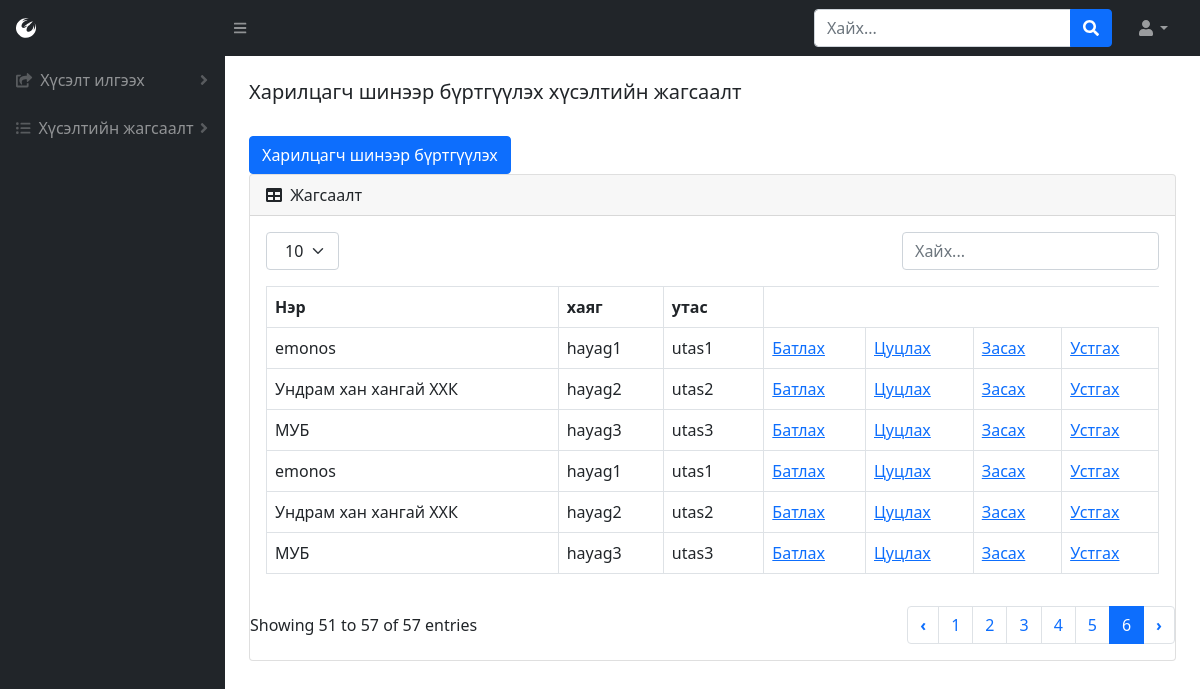
/company-list (signed in), run on an earlier commit of the app's database.
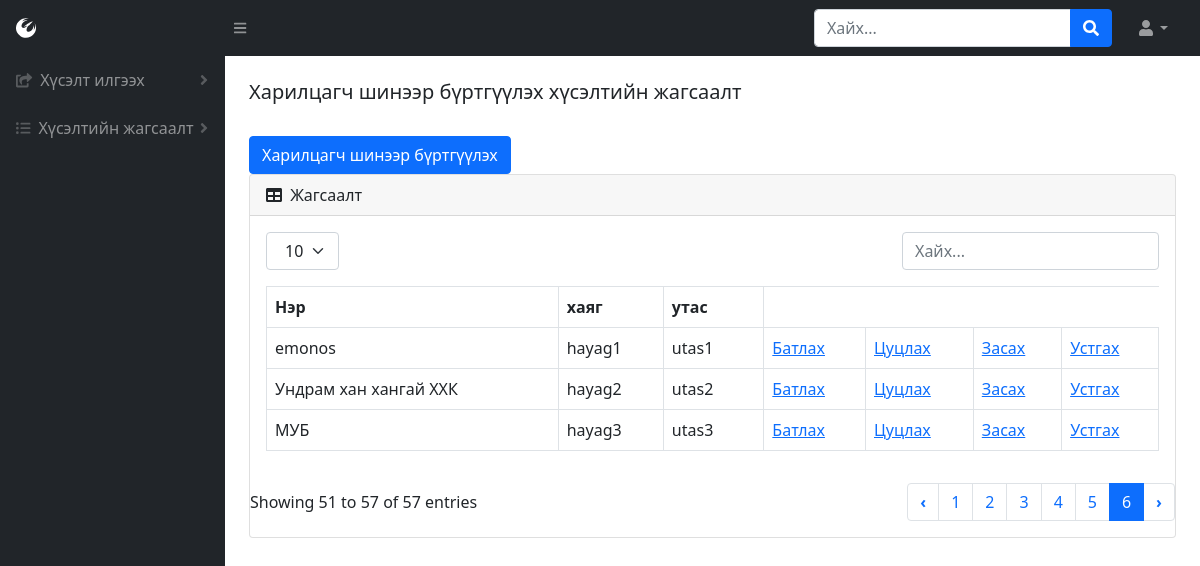
And on a later commit of the database.
### BMweb/models.py (models this page shows, shortened)
class Company(models.Model):
    comName = models.CharField(max_length=300, verbose_name=_("Компаний нэр"))
    hayag = models.CharField(max_length=1000, verbose_name=_("Компаний хаяг"))
    phone = models.CharField(max_length=30, verbose_name=_("Компаний утас"))
    class Meta:
        verbose_name = _("Компани")
        verbose_name_plural = _("Компани")

### BMweb/views.py (the view)
# urls.py: path('company-list',views.companyList,name='company-list'),
def companyList(request):
    if 'user_id' in request.session:
        p = Company.objects.all()
        h = Hereglegch.objects.get(pk=request.session['user_id'])
        return render(request,'companyList.html', {'user': h, 'companyList': p })
    else:
        return redirect('/login')

### BMweb/templates/companyList.html (shortened to what this page needs)
{% load static %}
<!DOCTYPE html>
<html lang="en">
    <head>
        <link href="https://cdn.jsdelivr.net/npm/simple-datatables@latest/dist/style.css" rel="stylesheet" />
        <link href="css/styles.css" rel="stylesheet" />
        <link href="{% static 'css/styles.css' %}" rel="stylesheet"/>
    </head>
    <body class="sb-nav-fixed">
        {% include "topNav.html" %}
        <div id="layoutSidenav">
            {% include "leftNav.html" %}
            <div id="layoutSidenav_content">
                {%  include "comList.html" %}
            </div>
        </div>
    </body>
</html>

### BMweb/templates/comList.html (shortened to what this page needs)
<main>
    <div class="container-fluid px-4">
        <h5 class="mt-4">Харилцагч шинээр бүртгүүлэх хүсэлтийн жагсаалт</h5>
        <a href="{% url 'company' %}" class="btn btn-primary" role="button">Харилцагч шинээр бүртгүүлэх</a>
        <div class="card mb-4">
            <div class="card-header">
                <i class="fas fa-table me-1"></i>
                Жагсаалт
            </div>
            <div class="card-body">
                <div class="dataTable-top">
                    <div class="dataTable-dropdown">
                        <label>
                            <select class="dataTable-selector">
                                <option value="10" selected="">10</option>
                            </select>
                        </label>
                    </div>
                    <div class="dataTable-search">
                        <input class="dataTable-input" placeholder="Хайх..." type="text">
                    </div>
                </div>
                <table id="datatablesSimple" class="dataTable-table">
                  <thead>
                      <tr>
                          <th data-sortable="" class="asc">
                              <a href="#" class="dataTable-sorter">Нэр</a>
                          </th>
                          <th data-sortable="" class="asc">
                              <a href="#" class="dataTable-sorter">хаяг</a>
                          </th>
                          <th data-sortable="" class="asc">
                              <a href="#" class="dataTable-sorter">утас</a>
                          </th>
                      </tr>
                  </thead>
                  {% for h in companyList %}
                      <tr>
                          <td>{{ h.comName }}</td>
                          <td>{{ h.hayag }}</td>
                          <td>{{ h.phone }}</td>
                          <td><a href="/change-state/{{h.id}}/2">Батлах</a></td>
                          <td><a href="/change-state/{{h.id}}/3">Цуцлах</a></td>
                          <td><a href="/company-update/{{h.id}}">Засах</a></td>
                          <td><a href="/company-update/{{h.id}}">Устгах</a></td>
                      </tr>
                  {% endfor %}
                  </table>
            </div>
            <div class="dataTable-bottom">
                <div class="dataTable-info">Showing 51 to 57 of 57 entries</div>
                <nav class="dataTable-pagination">
                    <ul class="dataTable-pagination-list">
                        <li class="pager"><a href="#" data-page="5">‹</a></li>
                        <li class=""><a href="#" data-page="1">1</a></li>
                        <li class=""><a href="#" data-page="2">2</a></li>
                        <li class=""><a href="#" data-page="3">3</a></li>
                        <li class=""><a href="#" data-page="4">4</a></li>
                        <li class=""><a href="#" data-page="5">5</a></li>
                        <li class="active"><a href="#" data-page="6">6</a></li>
                        <li class="pager"><a href="#" data-page="6">›</a></li>
                    </ul>
                </nav>
            </div>
        </div>
    </div>
</main>

What changed in the data, as far as the page shows it:
removed Company: comName "emonos", hayag "hayag1", phone "utas1"
removed Company: comName "Ундрам хан хангай ХХК", hayag "hayag2", phone "utas2"
removed Company: comName "МУБ", hayag "hayag3", phone "utas3"
